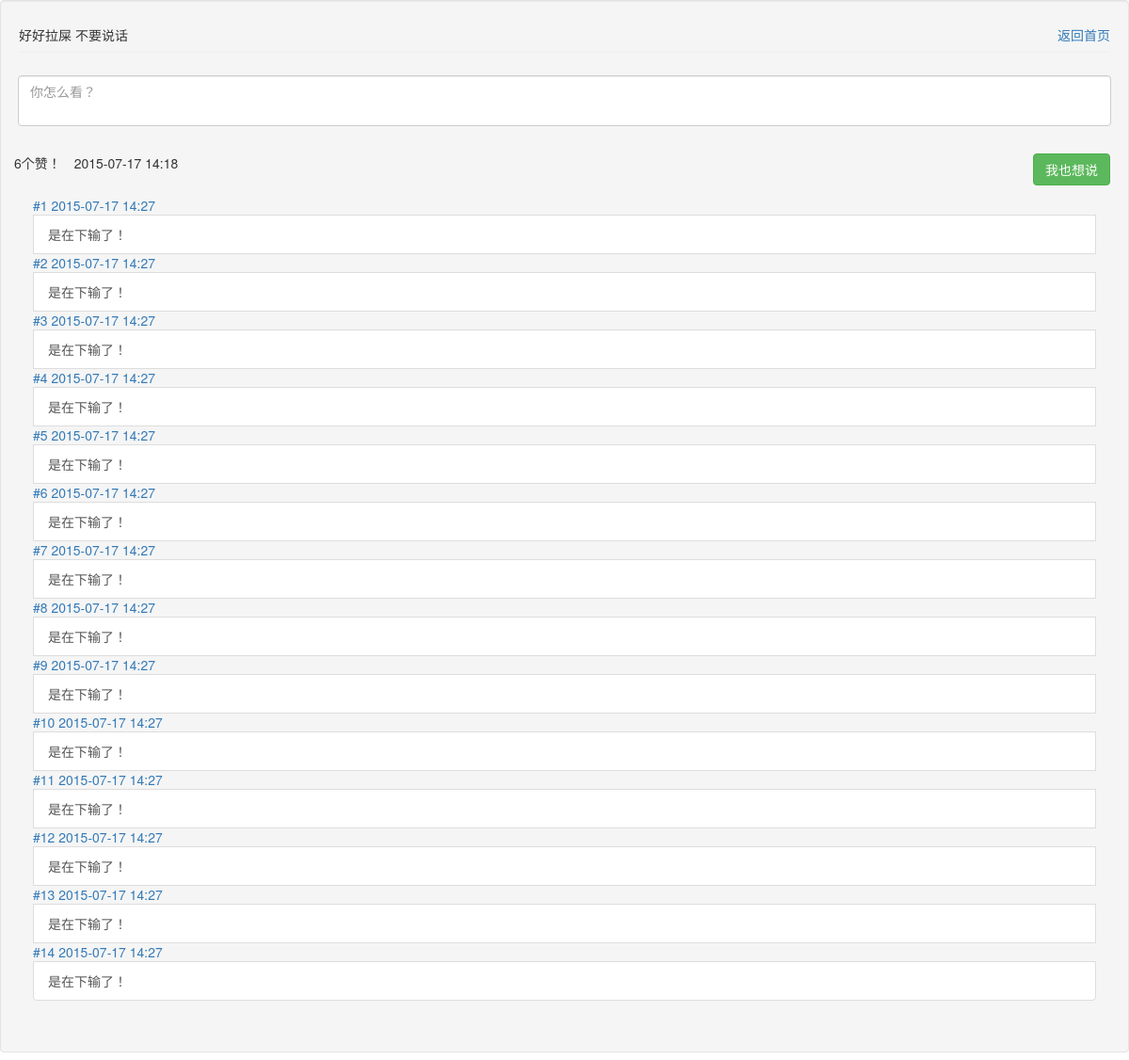
Screenshot of /comment/6 with the database file from the repository.
### Model.py (models this page shows, shortened)
class Post(db.Model):
	id = db.Column(db.Integer, primary_key=True)
	content = db.Column(db.Text)
	like_num = db.Column(db.Integer, default = 0)
	create_time = db.Column(db.DateTime, default=datetime.datetime.now)
	location = db.Column(db.Integer)
	comment_id = db.relationship('PostComment', backref='post')

class PostComment(db.Model):
	id = db.Column(db.Integer, primary_key=True)
	content = db.Column(db.Text)
	create_time = db.Column(db.DateTime, default=datetime.datetime.now)
	post_id = db.Column(db.Integer, db.ForeignKey('post.id'))

### app.py (the view)
@app.route('/comment/<post_id>', methods=['GET', 'POST'])
def comment(post_id):
    post = Post.query.filter_by(id = int(post_id)).first()
    if post != None:
        if request.method == 'POST':
            if request.form['comment_content'] != "":
                comt = request.form['comment_content']
                post_id = post.id
                addComment(comt, post_id)
                return redirect(url_for('comment', post_id = post_id))
        post = Post.query.filter_by(id = int(post_id)).first()
        post_content = post.content
        post_like = post.like_num
        post_time = post.create_time
        comments = PostComment.query.filter_by(post_id = int(post_id)).all()
        coms = []
        coms_time = []
        if comments != []:
            for x in comments:
                coms.append(x.content)
                coms_time.append(x.create_time)
        length = len(comments)
        post_id = str(post_id)
        return render_template('comment.html', length = length, comments = coms, comments_time = coms_time, post_content = post_content, post_time = post_time, post_like = post_like, post_id = post_id)
    return redirect(url_for('index'))

### app.py (called while the page is built)
@app.before_request
def before_request():
   g.user = current_user

### templates/comment.html (shortened to what this page needs)
<!DOCTYPE html>
<html>
    <head>
        <link rel="stylesheet" type="text/css" href="../static/default.css">
        <link rel="stylesheet" href="../static/assets/css/bootstrap.css" type="text/css">
        <link rel="stylesheet" href="../static/assets/css/google-plus.css" type="text/css">
        <link rel="stylesheet" href="../static/assets/css/bootstrap.min.css" type="text/css">
    </head>
    <body>
        <div class="well">
             <form class="form-horizontal" role="form" action="{{ '/comment/'+ post_id }}" method="POST">
              <h5 style="word-break:break-word;">{{ post_content }}<a href="/talk" style="float:right;">返回首页</a></h5>
               <div class="form-group" style="padding:14px;">
                <textarea class="form-control" name="comment_content" placeholder="你怎么看？"></textarea>
              </div>
               <button class="btn btn-success pull-right" type="submit">我也想说</button>
               <ul class="list-inline">
                    <li>{{ post_like }}个赞！</li>
                    <li>{{ post_time.strftime('%Y-%m-%d %H:%M') }}</li>
               </ul>
            </form>
            <div class="panel-body">
              <div class="list-group">
                {% for i in range(length) %}
                    <a >#{{i+1}} {{ comments_time[i].strftime('%Y-%m-%d %H:%M') }}</a><a class="list-group-item" style="word-break:break-word;">{{ comments[i] }}</a>
                {% endfor %}
              </div>
            </div>
        </div>
    </body>
</html>

### static/default.css (style rules this page uses)
* { -webkit-box-sizing: border-box; -moz-box-sizing: border-box; box-sizing: border-box; }

### static/assets/css/google-plus.css (style rules this page uses)
body { background-color:#e0e0e0; -webkit-font-smoothing: antialiased; font: normal 14px Roboto,arial,sans-serif; }
.btn,.form-control,.panel,.list-group,.well { border-radius:1px;box-shadow:0 0 0; }
.form-control { border-color:#d7d7d7; }
.well,.panel { border-color:#d2d2d2;box-shadow:0 1px 0 #cfcfcf;border-radius:3px; }
.btn-success,.label-success,.progress-bar-success { background-color:#65b045; }
button { outline: 0; }
textarea { resize: none; outline: 0; }
.list-group-item:first-child,.list-group-item:last-child { border-radius:0; }
h3,h4,h5 { border:0 solid #efefef; border-bottom-width:1px; padding-bottom:10px; }

### rows the page displays
Post: content "好好拉屎 不要说话", strftime "2015-07-17 14:18"
PostComment: create_time "2015-07-17 14:27", content "是在下输了！"
PostComment: create_time "2015-07-17 14:27", content "是在下输了！"
PostComment: create_time "2015-07-17 14:27", content "是在下输了！"
PostComment: create_time "2015-07-17 14:27", content "是在下输了！"
PostComment: create_time "2015-07-17 14:27", content "是在下输了！"
PostComment: create_time "2015-07-17 14:27", content "是在下输了！"
PostComment: create_time "2015-07-17 14:27", content "是在下输了！"
PostComment: create_time "2015-07-17 14:27", content "是在下输了！"
PostComment: create_time "2015-07-17 14:27", content "是在下输了！"
PostComment: create_time "2015-07-17 14:27", content "是在下输了！"
PostComment: create_time "2015-07-17 14:27", content "是在下输了！"
PostComment: create_time "2015-07-17 14:27", content "是在下输了！"
PostComment: create_time "2015-07-17 14:27", content "是在下输了！"
PostComment: create_time "2015-07-17 14:27", content "是在下输了！"

### other values shown
{{ post_like }} "6"
{{ i+1 }} "1" "2" "3" "4" "5" "6" "7" "8" "9" "10" "11" "12" "13" "14"
